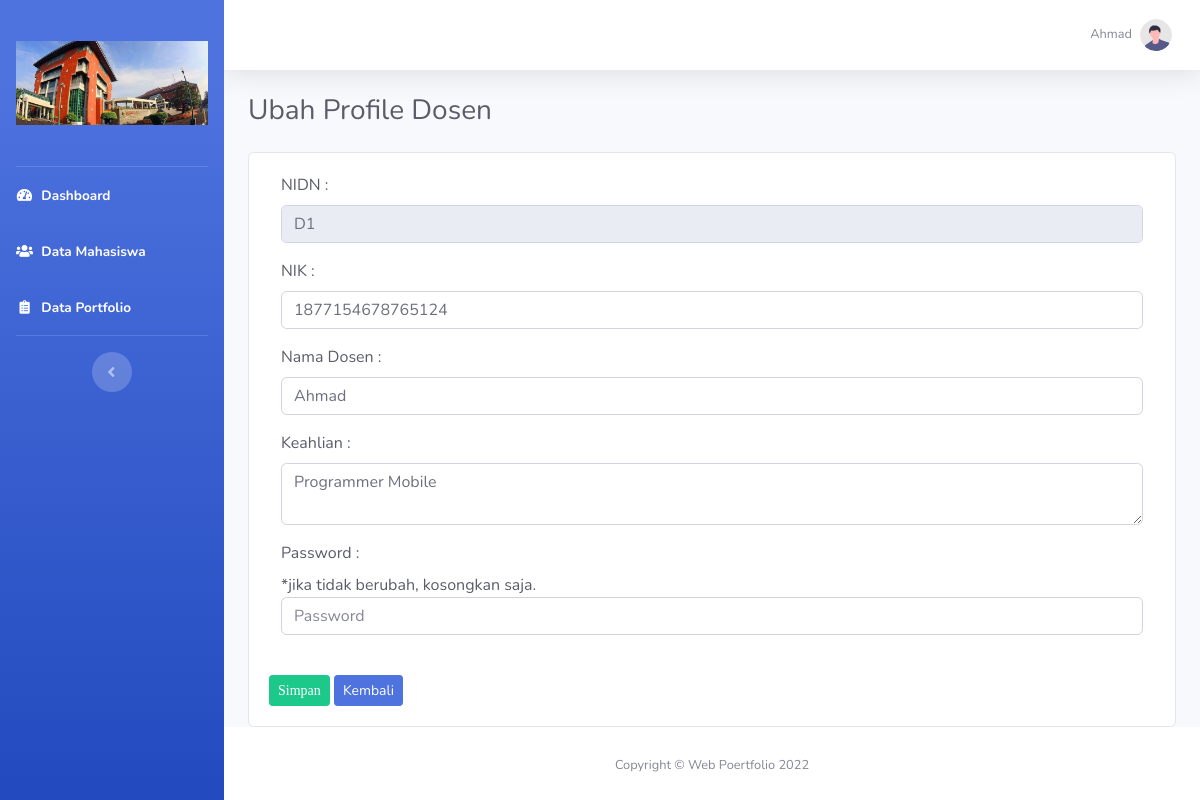
Page /ubahprofile_dosen.php (signed in) on the committed database.
### tables this page shows
CREATE TABLE `tb_dosen` (
  `nidn` varchar(20) NOT NULL,
  `nik` varchar(20) NOT NULL,
  `nama_dosen` varchar(30) NOT NULL,
  `keahlian` varchar(50) NOT NULL,
  `password` varchar(20) NOT NULL
);

### ubahprofile_dosen.php (the view, shortened to what this page needs)
<!DOCTYPE html>
<html lang="en">
<head>
    <link href="vendor/fontawesome-free/css/all.min.css" rel="stylesheet" type="text/css">
    <link href="css/sb-admin-2.min.css" rel="stylesheet">
    <link href="vendor/datatables/dataTables.bootstrap4.min.css" rel="stylesheet">
</head>
<body id="page-top">
    <div id="wrapper">
        <?php include "sidebar.php";?>
        <div id="content-wrapper" class="d-flex flex-column">
            <div id="content">
                <?php include "topbar.php";?>
                <div class="container-fluid">
                    <div class="d-sm-flex align-items-center justify-content-between mb-4">
                        <h1 class="h3 mb-0 text-gray-800">Ubah Profile Dosen</h1>
                    </div>
                    <?php
                    include "koneksi.php";
                            ?>
                            <?php
                      $sql   ="SELECT * FROM tb_dosen WHERE nidn='$_SESSION[userid]'";
                      $hasil = mysqli_query($conn, $sql);
                      $row   = mysqli_fetch_array($hasil);
                    ?>
                    <form action="" method="POST" enctype="multipart/form-data">
                        <div class="card">
                        <div class="card-body text-dark">
                            <div class="form-group col-md-12">
                                <label>NIDN :</label>
                                <input type="text" class="form-control" placeholder="NIDN" readonly name="nidn" required="" value="<?php echo $row['nidn']; ?>">
                            </div>
                            <div class="form-group col-md-12">
                                <label>NIK :</label>
                                <input type="text" class="form-control" placeholder="nik" name="nik"  required="" value="<?php echo $row['nik']; ?>">
                            </div>
                            <div class="form-group col-md-12">
                                <label>Nama Dosen :</label>
                                <input type="text" class="form-control" placeholder="Nama Dosen" name="nama_dosen" required="" value="<?php echo $row['nama_dosen']; ?>">
                            </div>
                            <div class="form-group col-md-12">
                                <label>Keahlian :</label>
                                <textarea class="form-control" placeholder="Keahlian" name="keahlian" required=""><?php echo $row['keahlian']; ?></textarea>
                            </div>
                            <div class="form-group col-md-12">
                                <label>Password :</label><br>
                                *jika tidak berubah, kosongkan saja.
                                <input type="password" class="form-control" placeholder="Password" name="password">
                            </div>
                            <br>
                            <input type="submit" class="btn btn-success btn-sm fa fa-save" value="Simpan" name="btnSimpan">
                            <a href="dashboard.php" class="btn btn-primary btn-sm">Kembali</a>
                        </div>
                    </div>
                   </form>
                </div>
            </div>
            <?php include "footer.php";?>
        </div>
    </div>
</body>
</html>

### rows in the picture
tb_dosen: nidn "D1", nik "1877154678765124", nama_dosen "Ahmad", keahlian "Programmer Mobile"

### other values in the picture
$_SESSION['nama_user'] "Ahmad"
